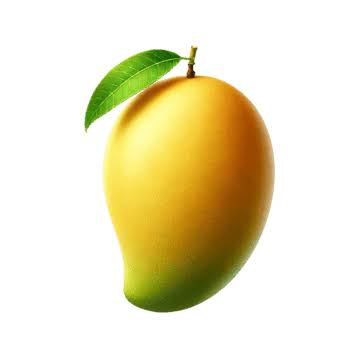
#> input picture Pre_Lab/mango.jpg, 360 x 360 px
$ python Second7.py
#> lines starting #> are read from the running program, lines starting #| are printed output that depends on the picture
import cv2
import numpy as np
from scipy.cluster.hierarchy import weighted

img1=cv2.imread("mango.jpg")
#> img1 is the input picture: shape (360, 360, 3); mean B, G, R 197.4, 228.3, 235.7
img2=cv2.imread("tomato1.jpg")
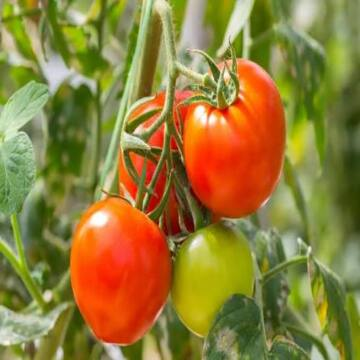
#> input picture Pre_Lab/tomato1.jpg, 360 x 360 px
#> img2 is the input picture: shape (360, 360, 3); mean B, G, R 57.8, 124.9, 145.8
img_or=cv2.bitwise_or(img2,img1,mask=None)
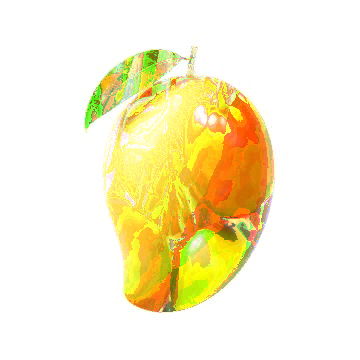
#> img_or: shape (360, 360, 3); mean B, G, R 205, 239.8, 248.7
cv2.imshow("CS25D010",img_or)
if cv2.waitKey(0) & 0xff == 27:
#> (key Esc is pressed here)
    cv2.destroyAllWindows()
